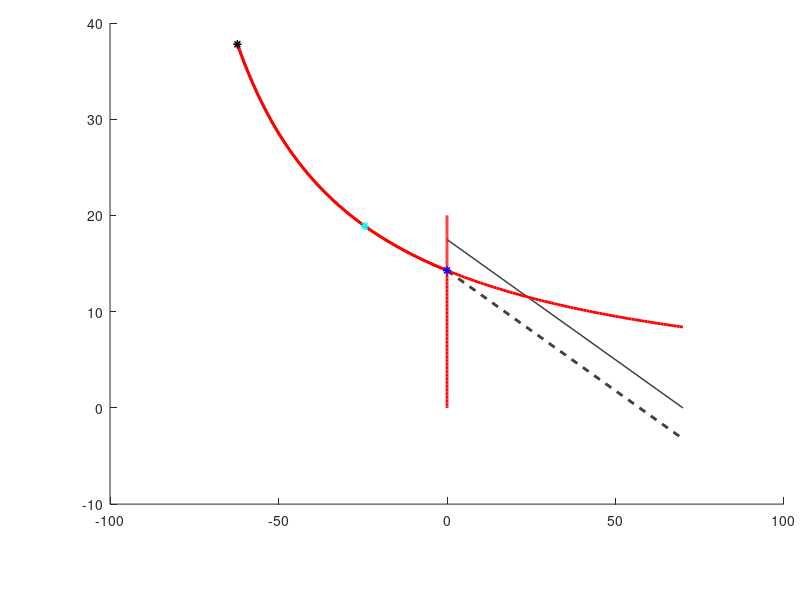

Recreate this plot in MATLAB. (Note: this script raises an error after producing the figure.)
clear all
close all
clc

% gamma = 1/3; beta = 0.05; nu = 2; d_s = 2; d_i = 1; 
beta = 0.01; nu = 0.2/20; gamma = 1 / 7; d_s = 4; d_i = 1;

disp(['judge ' num2str(gamma/beta - 1/nu)])
disp(['judge ' num2str(gamma/beta - d_i/4/d_s)])
disp(['p_star ' num2str(-d_i + 2*sqrt(d_s*d_i*gamma/beta))])


disp(['judge condition di/ds - gamma*nu/beta :' num2str(d_i/d_s - gamma*nu/beta)])
disp(['p_star_low ' num2str(2*sqrt(d_s*d_i*gamma/beta/nu) - d_i/nu)])
disp(['p_star_up ' num2str(d_s*gamma/beta)])

i_right = 70;

%%
i_T = 0;
s_T = gamma/beta;

i_1 = sqrt(gamma/beta/nu)-1/nu;
i_Fq = linspace(0,i_1);
s_Fq = gamma./(beta.*(1+nu.*i_Fq));

i_2 = sqrt(d_s/d_i)*(sqrt(gamma/beta/nu))-1/nu;
i_Fh = linspace(i_1,i_2,20);
s_Fh = gamma./(beta.*(1+nu.*i_Fh));

i_D = linspace(i_2,i_right);
s_D = gamma./(beta.*(1+nu.*i_D));

%%
figure
set(gcf,"Position",[100 100 900 560])
axes('Position',[0.137533875338753 0.159821428571429 0.842466124661246 0.801785714285714]);
hold on 
ic = i_right;
sc = gamma./(beta.*(1+nu.*ic));

k = - d_i/d_s;

p2 = d_s * gamma/beta;
i_values = linspace(0,i_right,500+1);  
l2_s = k * i_values + p2/d_s;
plot(i_values,l2_s,'k--','LineWidth',2.0)

p3 = 2*sqrt(d_s*d_i*gamma/beta/nu) - d_i/nu;

pc = 70;
ic_values = linspace(0,i_right,500+1);  
lc_s = k * ic_values + pc/d_s;
plot(ic_values,lc_s,'k-','LineWidth',1.0)

%%

plot(i_Fq,s_Fq,'r-','LineWidth',2.0)
plot(i_Fh,s_Fh,'r-','LineWidth',2.0)
plot(i_D,s_D,'r-','LineWidth',2.0)

up_s = 20;
plot(zeros(size(linspace(0,s_T,100+1))),linspace(0,s_T,100+1),'r-','LineWidth',2.0)
plot(zeros(size(linspace(s_T,up_s,100+1))),linspace(s_T,up_s,100+1),'r-','LineWidth',2.0)

plot(i_T,s_T,'b*','LineWidth',1.1)
disp(['i_T=' num2str(i_T) ', s_T=' num2str(s_T)])

i_F = sqrt(gamma/beta/nu)-1/nu;
s_F = gamma/(beta*(1+nu*i_F));
plot(i_F,s_F,'k*','LineWidth',1.1)
i_D = sqrt(d_s/d_i)*(sqrt(gamma/beta/nu))-1/nu;
s_D = gamma/(beta*(1+nu*i_D));
plot(i_D,s_D,'c*','LineWidth',1.1)
disp(['i_D=' num2str(i_D) ', s_D=' num2str(s_D)])

ax = gca; 
ax.XTick = [0,10:10:70]; 
ax.XTickLabel = []; 
ax.XAxis.FontName = 'Times New Roman'; 
ax.TickLabelInterpreter = 'latex';

ax.YTick = [0,4:4:20]; 
ax.YTickLabel = {'0', '', '', '', '', '', '', ''}; 
ax.YAxis.FontName = 'Times New Roman'; 
ax.TickLabelInterpreter = 'latex';

ax.XAxis.TickDirection = 'in';
ax.YAxis.TickDirection = 'in';


xlim([0 i_right])
ylim([0 up_s])
xlabel('$I$','FontSize',30,'Interpreter','latex')
ylabel('$S$','FontSize',30,'Interpreter','latex')

annotation(gcf,'textbox',...
    [0.138333333333333 0.733928571428571 0.0472222222222222 0.091048770984742],...
    'String',{'$T$'},'Interpreter','latex','FontSize',36,'Color', 'b',...
    'FitBoxToText', 'off', ...
    'EdgeColor', 'none');

annotation(gcf,'textbox',...
    [0.699249007936504 0.3875 0.269084325396829 0.120686164896414],...
    'String',{'$f(S,I)=0$'},...
    'FontSize',36,'Interpreter','latex','EdgeColor', 'none','Color', 'r',...
    'FitBoxToText','off');
annotation(gcf,'textbox',...
    [0.137089285714283 0.843749999999999 0.376799603174607 0.117658730158729],...
    'String',{'$d_{S}S+d_{I}I=P^{*}$'},...
    'Rotation',-27.5,...
    'FontSize',36,'Interpreter','latex','EdgeColor', 'none',...
    'FitBoxToText','off');

box('on');

gwLineWidth = 1.0;
set(gca,'XColor','k','YColor','k','TickLength',...
    [0.005 0.005],'FontSize',36,'linewidth',gwLineWidth,'layer','top');

figure_name = ['./Figure5b_intersect.eps'];
saveas(gcf, figure_name, 'epsc');